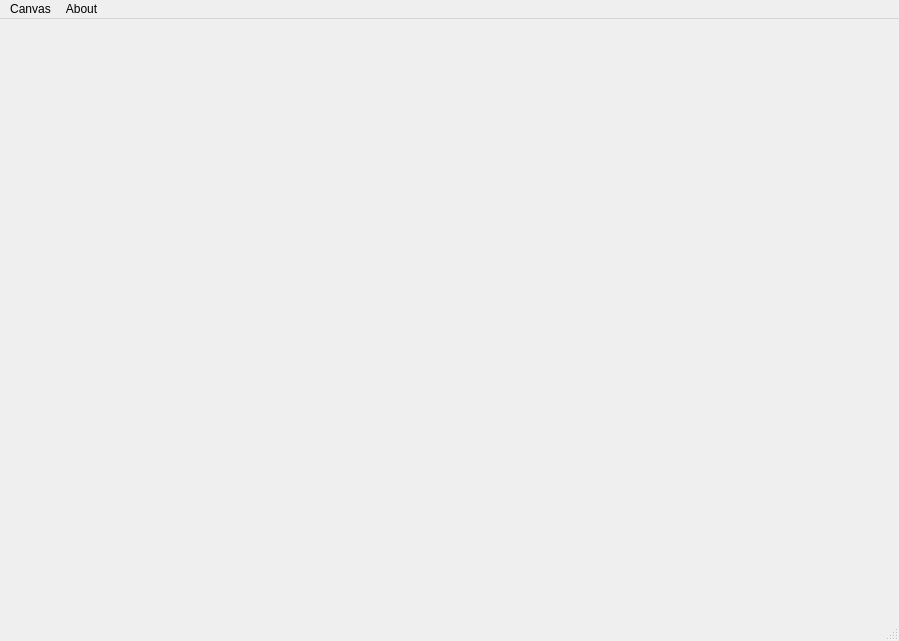
<?xml version="1.0" encoding="UTF-8"?>
<ui version="4.0">
 <class>MainWindow</class>
 <widget class="QMainWindow" name="MainWindow">
  <property name="geometry">
   <rect>
    <x>0</x>
    <y>0</y>
    <width>899</width>
    <height>641</height>
   </rect>
  </property>
  <property name="windowTitle">
   <string>Life On Canvas</string>
  </property>
  <widget class="QWidget" name="centralwidget"/>
  <widget class="QMenuBar" name="menubar">
   <property name="geometry">
    <rect>
     <x>0</x>
     <y>0</y>
     <width>899</width>
     <height>22</height>
    </rect>
   </property>
   <widget class="QMenu" name="menuCanvas">
    <property name="title">
     <string>Canvas</string>
    </property>
    <addaction name="actionCreate_new"/>
    <addaction name="actionConnect_to_existing"/>
   </widget>
   <widget class="QMenu" name="menuAbout">
    <property name="title">
     <string>About</string>
    </property>
   </widget>
   <addaction name="menuCanvas"/>
   <addaction name="menuAbout"/>
  </widget>
  <widget class="QStatusBar" name="statusbar"/>
  <action name="actionCreate_new">
   <property name="text">
    <string>Create new</string>
   </property>
  </action>
  <action name="actionConnect_to_existing">
   <property name="text">
    <string>Connect to existing</string>
   </property>
  </action>
 </widget>
 <resources/>
 <connections/>
</ui>
